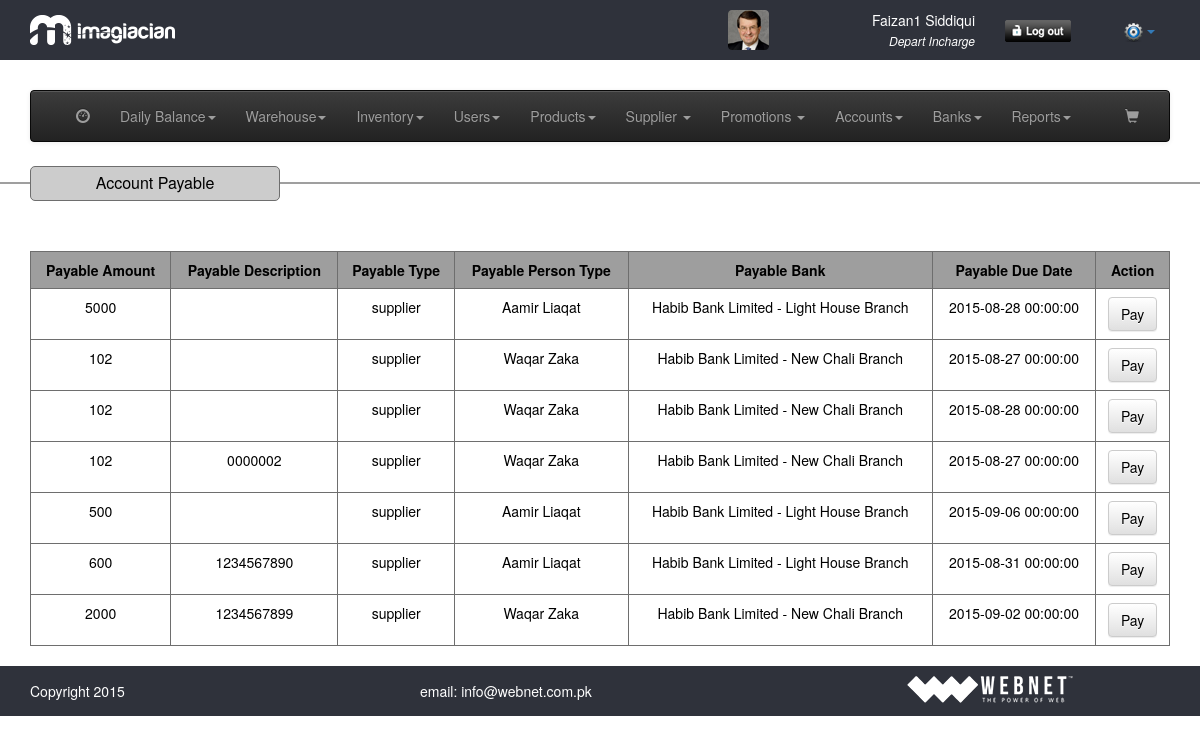
/view_payable.php (signed in), run on the app's committed database.
### tables this page shows
CREATE TABLE IF NOT EXISTS `accounts_payable_receviable` (
  `pr_id` int(11) NOT NULL,
  `pr_amount` float NOT NULL,
  `pr_description` text NOT NULL,
  `pr_account` varchar(64) NOT NULL,
  `pr_account_type` varchar(128) NOT NULL,
  `pr_bank` int(11) NOT NULL,
  `pr_date` varchar(32) NOT NULL,
  `pr_due_date` varchar(32) NOT NULL,
  `pr_type` varchar(32) NOT NULL,
  `pr_status` int(11) NOT NULL,
  `pr_timestamp` timestamp NOT NULL DEFAULT CURRENT_TIMESTAMP
);

CREATE TABLE IF NOT EXISTS `supplier` (
  `sup_id` int(11) NOT NULL,
  `sup_name` varchar(64) NOT NULL,
  `sup_email` varchar(64) NOT NULL,
  `sup_phone` varchar(64) NOT NULL,
  `sup_address` mediumtext NOT NULL,
  `sup_city` varchar(64) NOT NULL,
  `sup_datetime` timestamp NOT NULL DEFAULT CURRENT_TIMESTAMP
);

CREATE TABLE IF NOT EXISTS `banks` (
  `bank_id` int(11) NOT NULL,
  `bank_name` varchar(264) NOT NULL,
  `bank_address` varchar(264) NOT NULL,
  `bank_branch` varchar(264) NOT NULL,
  `bank_account_no` varchar(264) NOT NULL,
  `bank_br_code` varchar(264) NOT NULL,
  `bank_ibn_no` varchar(264) NOT NULL,
  `bank_account_type` varchar(264) NOT NULL,
  `bank_account_title` varchar(264) NOT NULL,
  `bank_opening_balance` varchar(264) NOT NULL,
  `bank_timestamp` timestamp NOT NULL DEFAULT CURRENT_TIMESTAMP
);

### common/class.database.php (called while the page is built, shortened)
<?php
class Database {
    public $_DB;
    public $_query;
    public $_where = array();
    public $_select = array();
    public $_action;
    public $_table;
    public $_joins = array();
    public $_force_select_all = false;
    public function __construct() {
        try {
            $this->_DB = new PDO('mysql:host=' . DB_HOST . ';dbname=' . DB_NAME, DB_USER, DB_PASS);
            $this->_DB->setAttribute(PDO::ATTR_ERRMODE, PDO::ERRMODE_EXCEPTION);
        } catch (PDOException $e) {
            echo 'ERROR: ' . $e->getMessage();
        }
    }
    public function where($column_name, $value, $operator = '=') {
        $this->_where[$column_name] = array();
        $this->_where[$column_name][] = $value;
        $this->_where[$column_name][] = $operator;
    }
    public function query($query) {
        try {
            $this->_query = $this->_DB->prepare(filter_var($query, FILTER_SANITIZE_STRING));
            $this->bind_results();
            $this->_query->execute();
            $this->_where = array();
            $this->_select = array();
            $this->_joins = array();
        } catch (PDOException $e) {
            $er = $e->errorInfo;
            echo '<p style="font-family:arial; background:#F00; position:absolute; z-index:10000; color:#FFF; padding:5px;">ERROR: ' . $er[2] . '</p>';
        }
    }
    public function bind_results() {
        if (!empty($this->_where)) {
            $ci = 0;
            foreach ($this->_where as $c => $value) {
                $ci++;
                if (is_array($value[0])) {
                    foreach ($value[0] as $rkey => $rvalue) {
                        $this->_query->bindValue(':' . $c.($ci+$rkey), $rvalue, $this->get_type($rvalue));
                    }
                }else{
                    $this->_query->bindValue(':' . $c.$ci, $value[0], $this->get_type($value[0]));
                }
            }
        }
    }
    public function get_type($value) {
        if (is_int($value)) {
            $param = PDO::PARAM_INT;
        } elseif (is_bool($value)) {
            $param = PDO::PARAM_BOOL;
        } elseif (is_null($value)) {
            $param = PDO::PARAM_NULL;
        } elseif (is_string($value)) {
            $param = PDO::PARAM_STR;
        } else {
            $param = FALSE;
        }
        return $param;
    }
    public function join($table_name, $override_name, $join_type = 'INNER JOIN', $match, $select = NULL) {
        $this->_joins[] = $join_type . ' ' . $table_name . ' AS ' . $override_name . ' ON ' . $match;
    }
    public function build_query() {
        $query = $this->_action;
        if ($this->_action == 'SELECT') {
            if (!empty($this->_select)) {
                if ($this->_force_select_all == true) {
                    $query .= ' *,';
                }
                foreach ($this->_select as $column_name => $name) {
                    $query .=' ' . $column_name . ' as ' . $name . ', ';
                }
            } else {
                $query .= ' *';
            }
            $query = rtrim($query, ', ');
        }
        if ($this->_action != 'UPDATE' && $this->_action != 'INSERT') {
            $query .= ' FROM ';
        }
        $query .= $this->_table;
        if (!empty($this->_joins)) {
            $query .= ' ';
            $query .= implode(' ', $this->_joins);
        }
        if (!empty($this->_where)) {
            $query .= ' WHERE ';
            $columns = array();
            $ci = 0;
            foreach ($this->_where as $c => $v) {
                $cn = $c;
                $ci++;
                if ($v[1] == 'BETWEEN') {
                    $columns[] = $cn . ' ' . $v[1] . ' :' . $c.$ci . ' and :' . $c.($ci+1);
                }else{
                    $columns[] = $cn . ' ' . $v[1] . ' :' . $c.$ci;
                }
            }
            $query .= implode(' AND ', $columns);
        }
        $this->query($query);
    }
    public function all_results($fetch_type = PDO::FETCH_OBJ) {
        return $this->_query->fetchAll($fetch_type);
    }
    public function from($table_name, $num_rows = NULL) {
        $this->_action = 'SELECT';
        $this->_table = $table_name;
        $this->build_query();
    }
}

### classes/class.accounts.php (called while the page is built, shortened)
<?php
class accounts extends database
{
	function __construct()
	{
		$this->payable_receviable = 'accounts_payable_receviable';
	}
	public function get_payable_receviable_report($account = NULL, $account_type = NULL, $to_date = NULL, $from_date = NULL, $type = NULL, $status = NULL, $bank = NULL)
	{
		$this->from($this->payable_receviable);
		return $this->all_results();
	}
}
 ?>

### view_payable.php (the view, shortened to what this page needs)
<?php require_once 'header.php'; ?>
<section>
	<hr/>
	<div class="container">
		<div class="row">
			<div class="tableHeading">
				<p class="nomargin alignCenter">Account Payable</p>
			</div>
			<div class="col-md-12">
				<?php
				$accounts = new accounts();
				$results = $accounts->get_payable_receviable_report($account = NULL, $account_type = NULL, $to_date = NULL, $from_date = NULL, $type = 'payable', $status = 0);
				if ($results) {
				?>
				<table border="1" cellpadding="5" cellspacing="0" class="table table-hover tableView">
					<tr>
						<th>Payable Amount</th>
						<th>Payable Description</th>
						<th>Payable Type</th>
						<th>Payable Person Type</th>
						<th>Payable Bank</th>
						<th>Payable Due Date</th>
						<th>Action</th>
					</tr>
						<?php
						foreach($results as $res){ ?>
						<tr>
						<td><?php echo $res->pr_amount; ?></td>
						<td><?php echo $res->pr_description; ?></td>
						<td><?php echo $res->pr_account; ?></td>
						<td><?php echo $res->sup_name; ?></td>
						<td><?php echo $res->bank_name.' - '. $res->bank_branch;?></td>
						<td><?php echo $res->pr_due_date; ?></td>
						<td><a href="#" class="btn btn-default">Pay</a></td>
						</tr>
						<?php
						}
						?>
				</table>
				<?php
				}else{
					echo 'Error';
				}
				?>
			</div>
</section>
<?php require_once 'footer.php'; ?>

### assets/css/general.css (style rules this page uses)
a,abbr,acronym,address,applet,article,aside,audio,b,big,blockquote,body,canvas,caption,center,cite,code,dd,del,details,dfn,dialog,div,dl,dt,em,embed,fieldset,figcaption,figure,font,footer,form,h1,h2,h3,h4,h5,h6,header,hgroup,hr,html,i,iframe,img,ins,kbd,label,legend,li,mark,menu,meter,nav,object,ol,output,p,pre,progress,q,rp,rt,ruby,s,amp,section,small,span,strike,strong,sub,summary,sup,table,tbody,td,tfoot,th,thead,time,tr,tt,u,ul,var,video,xmp { margin:0; padding:0; }
body { background:#fff; color: #000 !important; }
html, body { height:100%; width:100%; }
h1, h2, h3, h4, p { margin-bottom:15px; }
hr { border: 1px solid #9f9f9f !important; }
.nomargin { margin:0px!important; }
.alignCenter { text-align:center!important; }
p { text-align:justify; }

### assets/css/style.css (style rules this page uses)
.tableView, .tableView a { color: #000 !important; text-align: center !important; }
.tableView tr th { background-color: #9e9e9e; text-align: center; font-weight: bold; }
.tableView tr td, .tableView tr th { border-top: 1px solid #6e6e6e !important; border-right: 1px solid #6e6e6e; border-left: 1px solid #6e6e6e; border-bottom: 1px solid #6e6e6e; }
.tableHeading { width: 250px; margin-top: -38px; margin-bottom: 50px; background-color: #ccc; padding: 5px 10px; font-size: 16px; border-radius: 5px; text-align: center; border: 1px solid #6E6E6E; margin-left: 15px; }

### data on the page
accounts_payable_receviable: pr_amount "5000", pr_account "supplier", supplier.sup_name "Aamir Liaqat", banks.bank_name "Habib Bank Limited", banks.bank_branch "Light House Branch", pr_due_date "2015-08-28 00:00:00"
accounts_payable_receviable: pr_amount "102", pr_account "supplier", supplier.sup_name "Waqar Zaka", banks.bank_name "Habib Bank Limited", banks.bank_branch "New Chali Branch", pr_due_date "2015-08-27 00:00:00"
accounts_payable_receviable: pr_amount "102", pr_account "supplier", supplier.sup_name "Waqar Zaka", banks.bank_name "Habib Bank Limited", banks.bank_branch "New Chali Branch", pr_due_date "2015-08-28 00:00:00"
accounts_payable_receviable: pr_amount "102", pr_description "0000002", pr_account "supplier", supplier.sup_name "Waqar Zaka", banks.bank_name "Habib Bank Limited", banks.bank_branch "New Chali Branch", pr_due_date "2015-08-27 00:00:00"
accounts_payable_receviable: pr_amount "500", pr_account "supplier", supplier.sup_name "Aamir Liaqat", banks.bank_name "Habib Bank Limited", banks.bank_branch "Light House Branch", pr_due_date "2015-09-06 00:00:00"
accounts_payable_receviable: pr_amount "600", pr_description "1234567890", pr_account "supplier", supplier.sup_name "Aamir Liaqat", banks.bank_name "Habib Bank Limited", banks.bank_branch "Light House Branch", pr_due_date "2015-08-31 00:00:00"
accounts_payable_receviable: pr_amount "2000", pr_description "1234567899", pr_account "supplier", supplier.sup_name "Waqar Zaka", banks.bank_name "Habib Bank Limited", banks.bank_branch "New Chali Branch", pr_due_date "2015-09-02 00:00:00"

### other printed values
$_SESSION['user']->first_name "Faizan1"
$_SESSION['user']->last_name "Siddiqui"
str_replace("_"," ","$desig") "Depart Incharge"
